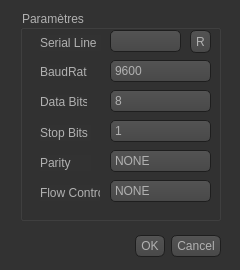
<?xml version="1.0" encoding="UTF-8"?>
<ui version="4.0">
 <class>ConnexionSerie</class>
 <widget class="QDialog" name="ConnexionSerie">
  <property name="geometry">
   <rect>
    <x>0</x>
    <y>0</y>
    <width>240</width>
    <height>270</height>
   </rect>
  </property>
  <property name="minimumSize">
   <size>
    <width>240</width>
    <height>270</height>
   </size>
  </property>
  <property name="maximumSize">
   <size>
    <width>240</width>
    <height>270</height>
   </size>
  </property>
  <property name="windowTitle">
   <string>Connexion Série</string>
  </property>
  <property name="styleSheet">
   <string notr="true">QToolTip
{
     border: 1px solid black;
     background-color: #ffa02f;
     padding: 1px;
     border-radius: 3px;
     opacity: 100;
}

QWidget
{
    color: #b1b1b1;
    background-color: #323232;
}

QWidget:item:hover
{
    background-color: QLinearGradient( x1: 0, y1: 0, x2: 0, y2: 1, stop: 0 #ffa02f, stop: 1 #ca0619);
    color: #000000;
}

QWidget:item:selected
{
    background-color: QLinearGradient( x1: 0, y1: 0, x2: 0, y2: 1, stop: 0 #ffa02f, stop: 1 #d7801a);
}

QMenuBar::item
{
    background: transparent;
}

QMenuBar::item:selected
{
    background: transparent;
    border: 1px solid #ffaa00;
}

QMenuBar::item:pressed
{
    background: #444;
    border: 1px solid #000;
    background-color: QLinearGradient(
        x1:0, y1:0,
        x2:0, y2:1,
        stop:1 #212121,
        stop:0.4 #343434/*,
        stop:0.2 #343434,
        stop:0.1 #ffaa00*/
    );
    margin-bottom:-1px;
    padding-bottom:1px;
}

QMenu
{
    border: 1px solid #000;
}

QMenu::item
{
    padding: 2px 20px 2px 20px;
}

QMenu::item:selected
{
    color: #000000;
}

QWidget:disabled
{
    color: #404040;
    background-color: #323232;
}

QAbstractItemView
{
    background-color: QLinearGradient( x1: 0, y1: 0, x2: 0, y2: 1, stop: 0 #4d4d4d, stop: 0.1 #646464, stop: 1 #5d5d5d);
}

QWidget:focus
{
    /*border: 2px solid QLinearGradient( x1: 0, y1: 0, x2: 0, y2: 1, stop: 0 #ffa02f, stop: 1 #d7801a);*/
}

QLineEdit
{
    background-color: QLinearGradient( x1: 0, y1: 0, x2: 0, y2: 1, stop: 0 #4d4d4d, stop: 0 #646464, stop: 1 #5d5d5d);
    padding: 1px;
    border-style: solid;
    border: 1px solid #1e1e1e;
    border-radius: 5;
}

QPushButton
{
    color: #b1b1b1;
    background-color: QLinearGradient( x1: 0, y1: 0, x2: 0, y2: 1, stop: 0 #565656, stop: 0.1 #525252, stop: 0.5 #4e4e4e, stop: 0.9 #4a4a4a, stop: 1 #464646);
    border-width: 1px;
    border-color: #1e1e1e;
    border-style: solid;
    border-radius: 6;
    padding: 3px;
    font-size: 12px;
    padding-left: 5px;
    padding-right: 5px;
}

QPushButton:pressed
{
    background-color: QLinearGradient( x1: 0, y1: 0, x2: 0, y2: 1, stop: 0 #2d2d2d, stop: 0.1 #2b2b2b, stop: 0.5 #292929, stop: 0.9 #282828, stop: 1 #252525);
}

QComboBox
{
    selection-background-color: #ffaa00;
    background-color: QLinearGradient( x1: 0, y1: 0, x2: 0, y2: 1, stop: 0 #565656, stop: 0.1 #525252, stop: 0.5 #4e4e4e, stop: 0.9 #4a4a4a, stop: 1 #464646);
    border-style: solid;
    border: 1px solid #1e1e1e;
    border-radius: 5;
}

QComboBox:hover,QPushButton:hover
{
    border: 2px solid QLinearGradient( x1: 0, y1: 0, x2: 0, y2: 1, stop: 0 #ffa02f, stop: 1 #d7801a);
}


QComboBox:on
{
    padding-top: 3px;
    padding-left: 4px;
    background-color: QLinearGradient( x1: 0, y1: 0, x2: 0, y2: 1, stop: 0 #2d2d2d, stop: 0.1 #2b2b2b, stop: 0.5 #292929, stop: 0.9 #282828, stop: 1 #252525);
    selection-background-color: #ffaa00;
}

QComboBox QAbstractItemView
{
    border: 2px solid darkgray;
    selection-background-color: QLinearGradient( x1: 0, y1: 0, x2: 0, y2: 1, stop: 0 #ffa02f, stop: 1 #d7801a);
}

QComboBox::drop-down
{
     subcontrol-origin: padding;
     subcontrol-position: top right;
     width: 15px;

     border-left-width: 0px;
     border-left-color: darkgray;
     border-left-style: solid; /* just a single line */
     border-top-right-radius: 3px; /* same radius as the QComboBox */
     border-bottom-right-radius: 3px;
 }

QComboBox::down-arrow
{
     image: none;
}

QGroupBox:focus
{
border: 2px solid QLinearGradient( x1: 0, y1: 0, x2: 0, y2: 1, stop: 0 #ffa02f, stop: 1 #d7801a);
}

QTextEdit:focus
{
    border: 2px solid QLinearGradient( x1: 0, y1: 0, x2: 0, y2: 1, stop: 0 #ffa02f, stop: 1 #d7801a);
}

QScrollBar:horizontal {
     border: 1px solid #222222;
     background: QLinearGradient( x1: 0, y1: 0, x2: 0, y2: 1, stop: 0.0 #121212, stop: 0.2 #282828, stop: 1 #484848);
     height: 7px;
     margin: 0px 16px 0 16px;
}

QScrollBar::handle:horizontal
{
      background: QLinearGradient( x1: 0, y1: 0, x2: 1, y2: 0, stop: 0 #ffa02f, stop: 0.5 #d7801a, stop: 1 #ffa02f);
      min-height: 20px;
      border-radius: 2px;
}

QScrollBar::add-line:horizontal {
      border: 1px solid #1b1b19;
      border-radius: 2px;
      background: QLinearGradient( x1: 0, y1: 0, x2: 1, y2: 0, stop: 0 #ffa02f, stop: 1 #d7801a);
      width: 14px;
      subcontrol-position: right;
      subcontrol-origin: margin;
}

QScrollBar::sub-line:horizontal {
      border: 1px solid #1b1b19;
      border-radius: 2px;
      background: QLinearGradient( x1: 0, y1: 0, x2: 1, y2: 0, stop: 0 #ffa02f, stop: 1 #d7801a);
      width: 14px;
     subcontrol-position: left;
     subcontrol-origin: margin;
}

QScrollBar::right-arrow:horizontal, QScrollBar::left-arrow:horizontal
{
      border: 1px solid black;
      width: 1px;
      height: 1px;
      background: white;
}

QScrollBar::add-page:horizontal, QScrollBar::sub-page:horizontal
{
      background: none;
}

QScrollBar:vertical
{
      background: QLinearGradient( x1: 0, y1: 0, x2: 1, y2: 0, stop: 0.0 #121212, stop: 0.2 #282828, stop: 1 #484848);
      width: 7px;
      margin: 16px 0 16px 0;
      border: 1px solid #222222;
}

QScrollBar::handle:vertical
{
      background: QLinearGradient( x1: 0, y1: 0, x2: 0, y2: 1, stop: 0 #ffa02f, stop: 0.5 #d7801a, stop: 1 #ffa02f);
      min-height: 20px;
      border-radius: 2px;
}

QScrollBar::add-line:vertical
{
      border: 1px solid #1b1b19;
      border-radius: 2px;
      background: QLinearGradient( x1: 0, y1: 0, x2: 0, y2: 1, stop: 0 #ffa02f, stop: 1 #d7801a);
      height: 14px;
      subcontrol-position: bottom;
      subcontrol-origin: margin;
}

QScrollBar::sub-line:vertical
{
      border: 1px solid #1b1b19;
      border-radius: 2px;
      background: QLinearGradient( x1: 0, y1: 0, x2: 0, y2: 1, stop: 0 #d7801a, stop: 1 #ffa02f);
      height: 14px;
      subcontrol-position: top;
      subcontrol-origin: margin;
}

QScrollBar::up-arrow:vertical, QScrollBar::down-arrow:vertical
{
      border: 1px solid black;
      width: 1px;
      height: 1px;
      background: white;
}


QScrollBar::add-page:vertical, QScrollBar::sub-page:vertical
{
      background: none;
}

QTextEdit
{
    background-color: #242424;
}

QPlainTextEdit
{
    background-color: #242424;
}

QHeaderView::section
{
    background-color: QLinearGradient(x1:0, y1:0, x2:0, y2:1, stop:0 #616161, stop: 0.5 #505050, stop: 0.6 #434343, stop:1 #656565);
    color: white;
    padding-left: 4px;
    border: 1px solid #6c6c6c;
}

QCheckBox:disabled
{
color: #414141;
}

QDockWidget::title
{
    text-align: center;
    spacing: 3px; /* spacing between items in the tool bar */
    background-color: QLinearGradient(x1:0, y1:0, x2:0, y2:1, stop:0 #323232, stop: 0.5 #242424, stop:1 #323232);
}

QDockWidget::close-button, QDockWidget::float-button
{
    text-align: center;
    spacing: 1px; /* spacing between items in the tool bar */
    background-color: QLinearGradient(x1:0, y1:0, x2:0, y2:1, stop:0 #323232, stop: 0.5 #242424, stop:1 #323232);
}

QDockWidget::close-button:hover, QDockWidget::float-button:hover
{
    background: #242424;
}

QDockWidget::close-button:pressed, QDockWidget::float-button:pressed
{
    padding: 1px -1px -1px 1px;
}

QMainWindow::separator
{
    background-color: QLinearGradient(x1:0, y1:0, x2:0, y2:1, stop:0 #161616, stop: 0.5 #151515, stop: 0.6 #212121, stop:1 #343434);
    color: white;
    padding-left: 4px;
    border: 1px solid #4c4c4c;
    spacing: 3px; /* spacing between items in the tool bar */
}

QMainWindow::separator:hover
{

    background-color: QLinearGradient(x1:0, y1:0, x2:0, y2:1, stop:0 #d7801a, stop:0.5 #b56c17 stop:1 #ffa02f);
    color: white;
    padding-left: 4px;
    border: 1px solid #6c6c6c;
    spacing: 3px; /* spacing between items in the tool bar */
}

QToolBar::handle
{
     spacing: 3px; /* spacing between items in the tool bar */
     background: url(:/images/handle.png);
}

QMenu::separator
{
    height: 2px;
    background-color: QLinearGradient(x1:0, y1:0, x2:0, y2:1, stop:0 #161616, stop: 0.5 #151515, stop: 0.6 #212121, stop:1 #343434);
    color: white;
    padding-left: 4px;
    margin-left: 10px;
    margin-right: 5px;
}

QProgressBar
{
    border: 2px solid grey;
    border-radius: 5px;
    text-align: center;
}

QProgressBar::chunk
{
    background-color: #d7801a;
    width: 2.15px;
    margin: 0.5px;
}

QTabBar::tab {
    color: #b1b1b1;
    border: 1px solid #444;
    border-bottom-style: none;
    background-color: #323232;
    padding-left: 10px;
    padding-right: 10px;
    padding-top: 3px;
    padding-bottom: 2px;
    margin-right: -1px;
}

QTabWidget::pane {
    border: 1px solid #444;
    top: 1px;
}

QTabBar::tab:last
{
    margin-right: 0; /* the last selected tab has nothing to overlap with on the right */
    border-top-right-radius: 3px;
}

QTabBar::tab:first:!selected
{
 margin-left: 0px; /* the last selected tab has nothing to overlap with on the right */


    border-top-left-radius: 3px;
}

QTabBar::tab:!selected
{
    color: #b1b1b1;
    border-bottom-style: solid;
    margin-top: 3px;
    background-color: QLinearGradient(x1:0, y1:0, x2:0, y2:1, stop:1 #212121, stop:.4 #343434);
}

QTabBar::tab:selected
{
    border-top-left-radius: 3px;
    border-top-right-radius: 3px;
    margin-bottom: 0px;
}

QTabBar::tab:!selected:hover
{
    /*border-top: 2px solid #ffaa00;
    padding-bottom: 3px;*/
    border-top-left-radius: 3px;
    border-top-right-radius: 3px;
    background-color: QLinearGradient(x1:0, y1:0, x2:0, y2:1, stop:1 #212121, stop:0.4 #343434, stop:0.2 #343434, stop:0.1 #ffaa00);
}

QRadioButton::indicator:checked, QRadioButton::indicator:unchecked{
    color: #b1b1b1;
    background-color: #323232;
    border: 1px solid #b1b1b1;
    border-radius: 6px;
}

QRadioButton::indicator:checked
{
    background-color: qradialgradient(
        cx: 0.5, cy: 0.5,
        fx: 0.5, fy: 0.5,
        radius: 1.0,
        stop: 0.25 #ffaa00,
        stop: 0.3 #323232
    );
}

QCheckBox::indicator{
    color: #b1b1b1;
    background-color: #323232;
    border: 1px solid #b1b1b1;
    width: 9px;
    height: 9px;
}

QRadioButton::indicator
{
    border-radius: 6px;
}

QRadioButton::indicator:hover, QCheckBox::indicator:hover
{
    border: 1px solid #ffaa00;
}

QCheckBox::indicator:checked
{
    image:url(:/images/checkbox.png);
}

QCheckBox::indicator:disabled, QRadioButton::indicator:disabled
{
    border: 1px solid #444;
}</string>
  </property>
  <widget class="QDialogButtonBox" name="buttonBox">
   <property name="geometry">
    <rect>
     <x>20</x>
     <y>230</y>
     <width>201</width>
     <height>32</height>
    </rect>
   </property>
   <property name="orientation">
    <enum>Qt::Horizontal</enum>
   </property>
   <property name="standardButtons">
    <set>QDialogButtonBox::Cancel|QDialogButtonBox::Ok</set>
   </property>
  </widget>
  <widget class="QGroupBox" name="groupBox">
   <property name="geometry">
    <rect>
     <x>20</x>
     <y>10</y>
     <width>201</width>
     <height>211</height>
    </rect>
   </property>
   <property name="title">
    <string>Paramètres</string>
   </property>
   <widget class="QComboBox" name="ComboBoxLine">
    <property name="geometry">
     <rect>
      <x>90</x>
      <y>20</y>
      <width>71</width>
      <height>22</height>
     </rect>
    </property>
   </widget>
   <widget class="QComboBox" name="ComboBoxSerial">
    <property name="geometry">
     <rect>
      <x>90</x>
      <y>50</y>
      <width>101</width>
      <height>22</height>
     </rect>
    </property>
    <item>
     <property name="text">
      <string>9600</string>
     </property>
    </item>
   </widget>
   <widget class="QComboBox" name="ComboBoxData">
    <property name="geometry">
     <rect>
      <x>90</x>
      <y>80</y>
      <width>101</width>
      <height>22</height>
     </rect>
    </property>
    <item>
     <property name="text">
      <string>8</string>
     </property>
    </item>
   </widget>
   <widget class="QComboBox" name="ComboBoxStops">
    <property name="geometry">
     <rect>
      <x>90</x>
      <y>110</y>
      <width>101</width>
      <height>22</height>
     </rect>
    </property>
    <item>
     <property name="text">
      <string>1</string>
     </property>
    </item>
   </widget>
   <widget class="QComboBox" name="ComboBoxParity">
    <property name="geometry">
     <rect>
      <x>90</x>
      <y>140</y>
      <width>101</width>
      <height>22</height>
     </rect>
    </property>
    <item>
     <property name="text">
      <string>NONE</string>
     </property>
    </item>
   </widget>
   <widget class="QComboBox" name="ComboBoxFlow">
    <property name="geometry">
     <rect>
      <x>90</x>
      <y>170</y>
      <width>101</width>
      <height>22</height>
     </rect>
    </property>
    <item>
     <property name="text">
      <string>NONE</string>
     </property>
    </item>
   </widget>
   <widget class="QLabel" name="SerialLine">
    <property name="geometry">
     <rect>
      <x>20</x>
      <y>25</y>
      <width>61</width>
      <height>16</height>
     </rect>
    </property>
    <property name="text">
     <string>Serial Line</string>
    </property>
   </widget>
   <widget class="QLabel" name="BaudRate">
    <property name="geometry">
     <rect>
      <x>20</x>
      <y>55</y>
      <width>47</width>
      <height>13</height>
     </rect>
    </property>
    <property name="text">
     <string>BaudRate</string>
    </property>
   </widget>
   <widget class="QLabel" name="DataBits">
    <property name="geometry">
     <rect>
      <x>20</x>
      <y>85</y>
      <width>47</width>
      <height>13</height>
     </rect>
    </property>
    <property name="text">
     <string>Data Bits</string>
    </property>
   </widget>
   <widget class="QLabel" name="StopBits">
    <property name="geometry">
     <rect>
      <x>20</x>
      <y>115</y>
      <width>51</width>
      <height>16</height>
     </rect>
    </property>
    <property name="text">
     <string>Stop Bits</string>
    </property>
   </widget>
   <widget class="QLabel" name="Parity">
    <property name="geometry">
     <rect>
      <x>20</x>
      <y>145</y>
      <width>51</width>
      <height>16</height>
     </rect>
    </property>
    <property name="text">
     <string>Parity</string>
    </property>
   </widget>
   <widget class="QLabel" name="FlowControl">
    <property name="geometry">
     <rect>
      <x>20</x>
      <y>175</y>
      <width>60</width>
      <height>16</height>
     </rect>
    </property>
    <property name="text">
     <string>Flow Control</string>
    </property>
   </widget>
   <widget class="QPushButton" name="ButtonRefresh">
    <property name="geometry">
     <rect>
      <x>170</x>
      <y>20</y>
      <width>21</width>
      <height>23</height>
     </rect>
    </property>
    <property name="text">
     <string>R</string>
    </property>
   </widget>
  </widget>
 </widget>
 <resources/>
 <connections>
  <connection>
   <sender>buttonBox</sender>
   <signal>accepted()</signal>
   <receiver>ConnexionSerie</receiver>
   <slot>accept()</slot>
   <hints>
    <hint type="sourcelabel">
     <x>248</x>
     <y>254</y>
    </hint>
    <hint type="destinationlabel">
     <x>157</x>
     <y>274</y>
    </hint>
   </hints>
  </connection>
  <connection>
   <sender>buttonBox</sender>
   <signal>rejected()</signal>
   <receiver>ConnexionSerie</receiver>
   <slot>reject()</slot>
   <hints>
    <hint type="sourcelabel">
     <x>316</x>
     <y>260</y>
    </hint>
    <hint type="destinationlabel">
     <x>286</x>
     <y>274</y>
    </hint>
   </hints>
  </connection>
 </connections>
</ui>
